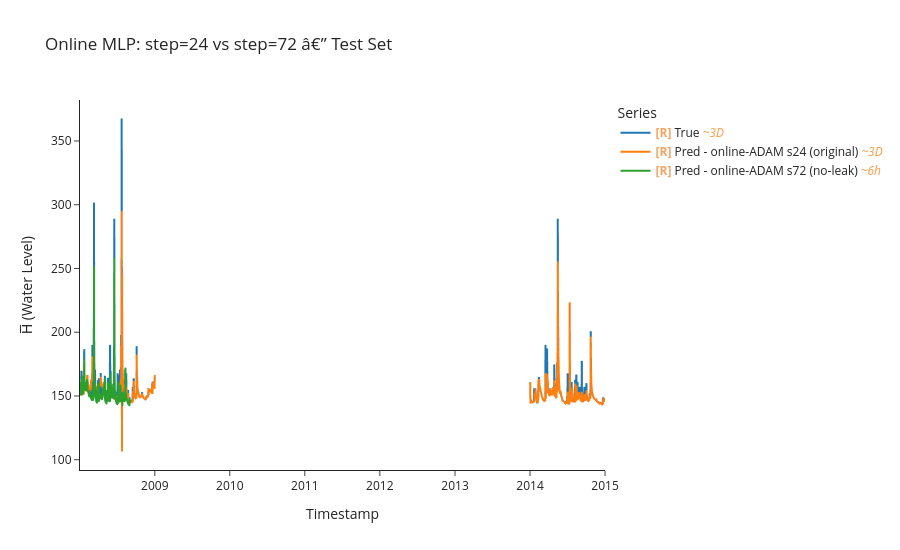

The code cell stored with this chart in its notebook:
### Code cell
# --- Train & evaluate with step=72 (no leakage) ---
model_72, optimizer_72, criterion_72 = build_mlp(LOOKBACK*N_FEATURES, HORIZON)

y_true_72, y_pred_72, time_indices_72, _ = uf.train_model_online(model_72, optimizer_72, criterion_72,
                                                                   train_ds_72, train_df,
                                                                   LOOKBACK, HORIZON, BATCH_SIZE)

y_true_test_72, y_pred_test_72, time_indices_test_72 = uf.model_evaluate_with_norm(model_72, criterion_72,
                                                                                    test_ds_72, test_df.index,
                                                                                    LOOKBACK, HORIZON, BATCH_SIZE)

# --- Compare step=24 (original) vs step=72 (no leakage) on test set ---
uf.calculate_metrics_and_plot(
    {
        "online-ADAM s24 (original)": (y_true_test,    y_pred_test,    time_indices_test),
        "online-ADAM s72 (no-leak)":  (y_true_test_72, y_pred_test_72, time_indices_test_72),
    },
    plot_title="Online MLP: step=24 vs step=72 â€” Test Set",
    export_metrics=True,
    export_html=True,
    export_file_name='results/testing/online/Online_step_comparison'
)

### Figure 1 — Plotly figure (JSON) as saved in the notebook; plotly's stock layout.template omitted (floating-point values rounded to 4 significant figures; data arrays with more than 128 entries replaced by an {"elided": "..."} marker saying what was removed)
{"data": [{"hovertemplate": "Legend=True<br>Timestamp=%{x}<br>H̅ (Water Level)=%{y}<extra></extra>", "legendgroup": "True", "line": {"color": "#1f77b4", "dash": "solid", "width": 2}, "marker": {"symbol": "circle"}, "mode": "lines", "name": "<b style=\"color:sandybrown\">[R]</b> True <i style=\"color:#fc9944\">~3D</i>", "showlegend": true, "type": "scattergl", "uid": "4db5f02e-fa4a-4bbd-b761-3188384270b9", "x": {"elided": "1001 str values"}, "xaxis": "x", "y": {"elided": "1001 float values"}, "yaxis": "y"}, {"hovertemplate": "Legend=Pred - online-ADAM s24 (original)<br>Timestamp=%{x}<br>H̅ (Water Level)=%{y}<extra></extra>", "legendgroup": "Pred - online-ADAM s24 (original)", "line": {"color": "#ff7f0e", "dash": "solid", "width": 2}, "marker": {"symbol": "circle"}, "mode": "lines", "name": "<b style=\"color:sandybrown\">[R]</b> Pred - online-ADAM s24 (original) <i style=\"color:#fc9944\">~3D</i>", "showlegend": true, "type": "scattergl", "uid": "8bc575f5-4465-4931-8ba2-1e308f55f8de", "x": {"elided": "1001 str values"}, "xaxis": "x", "y": {"elided": "1001 float values"}, "yaxis": "y"}, {"hovertemplate": "Legend=Pred - online-ADAM s72 (no-leak)<br>Timestamp=%{x}<br>H̅ (Water Level)=%{y}<extra></extra>", "legendgroup": "Pred - online-ADAM s72 (no-leak)", "line": {"color": "#2ca02c", "dash": "solid", "width": 2}, "marker": {"symbol": "circle"}, "mode": "lines", "name": "<b style=\"color:sandybrown\">[R]</b> Pred - online-ADAM s72 (no-leak) <i style=\"color:#fc9944\">~6h</i>", "showlegend": true, "type": "scattergl", "uid": "5bbc9f27-aca1-49f5-89b0-64e4bb2cd4bf", "x": {"elided": "1000 str values"}, "xaxis": "x", "y": {"elided": "1000 float values"}, "yaxis": "y"}], "layout": {"height": 550, "legend": {"title": {"text": "Series"}, "tracegroupgap": 0}, "title": {"text": "Online MLP: step=24 vs step=72 â€” Test Set"}, "xaxis": {"anchor": "y", "domain": [0, 1], "title": {"text": "Timestamp"}}, "yaxis": {"anchor": "x", "domain": [0, 1], "title": {"text": "H̅ (Water Level)"}}}}
